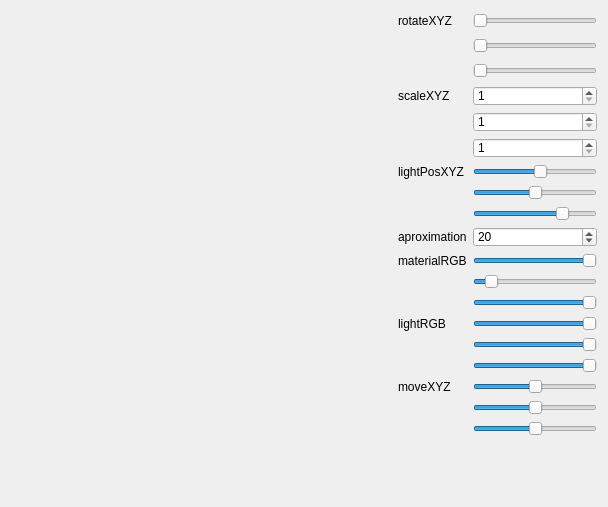
<?xml version="1.0" encoding="UTF-8"?>
<ui version="4.0">
 <class>Window</class>
 <widget class="QWidget" name="Window">
  <property name="geometry">
   <rect>
    <x>0</x>
    <y>0</y>
    <width>599</width>
    <height>507</height>
   </rect>
  </property>
  <property name="windowTitle">
   <string>Window</string>
  </property>
  <layout class="QGridLayout" name="gridLayout_2">
   <item row="0" column="1" rowspan="2">
    <layout class="QGridLayout" name="gridLayout">
     <item row="9" column="0">
      <widget class="QLabel" name="label_4">
       <property name="maximumSize">
        <size>
         <width>74</width>
         <height>20</height>
        </size>
       </property>
       <property name="text">
        <string>aproximation</string>
       </property>
      </widget>
     </item>
     <item row="6" column="1">
      <widget class="QSlider" name="lightPosX">
       <property name="maximumSize">
        <size>
         <width>124</width>
         <height>19</height>
        </size>
       </property>
       <property name="minimum">
        <number>-20</number>
       </property>
       <property name="maximum">
        <number>20</number>
       </property>
       <property name="pageStep">
        <number>1</number>
       </property>
       <property name="value">
        <number>2</number>
       </property>
       <property name="orientation">
        <enum>Qt::Horizontal</enum>
       </property>
      </widget>
     </item>
     <item row="19" column="0">
      <spacer name="verticalSpacer">
       <property name="orientation">
        <enum>Qt::Vertical</enum>
       </property>
       <property name="sizeHint" stdset="0">
        <size>
         <width>20</width>
         <height>40</height>
        </size>
       </property>
      </spacer>
     </item>
     <item row="1" column="1">
      <widget class="QSlider" name="rotationYSlider">
       <property name="minimumSize">
        <size>
         <width>124</width>
         <height>19</height>
        </size>
       </property>
       <property name="maximumSize">
        <size>
         <width>124</width>
         <height>19</height>
        </size>
       </property>
       <property name="maximum">
        <number>360</number>
       </property>
       <property name="singleStep">
        <number>10</number>
       </property>
       <property name="orientation">
        <enum>Qt::Horizontal</enum>
       </property>
      </widget>
     </item>
     <item row="0" column="1">
      <widget class="QSlider" name="rotationXSlider">
       <property name="minimumSize">
        <size>
         <width>124</width>
         <height>19</height>
        </size>
       </property>
       <property name="maximumSize">
        <size>
         <width>124</width>
         <height>19</height>
        </size>
       </property>
       <property name="maximum">
        <number>360</number>
       </property>
       <property name="singleStep">
        <number>10</number>
       </property>
       <property name="orientation">
        <enum>Qt::Horizontal</enum>
       </property>
      </widget>
     </item>
     <item row="13" column="0">
      <widget class="QLabel" name="label_12">
       <property name="maximumSize">
        <size>
         <width>74</width>
         <height>19</height>
        </size>
       </property>
       <property name="text">
        <string>lightRGB</string>
       </property>
      </widget>
     </item>
     <item row="12" column="1">
      <widget class="QSlider" name="materialB">
       <property name="maximumSize">
        <size>
         <width>124</width>
         <height>19</height>
        </size>
       </property>
       <property name="maximum">
        <number>255</number>
       </property>
       <property name="singleStep">
        <number>5</number>
       </property>
       <property name="value">
        <number>255</number>
       </property>
       <property name="orientation">
        <enum>Qt::Horizontal</enum>
       </property>
      </widget>
     </item>
     <item row="3" column="1">
      <widget class="QSpinBox" name="scaleX">
       <property name="maximumSize">
        <size>
         <width>124</width>
         <height>20</height>
        </size>
       </property>
       <property name="minimum">
        <number>1</number>
       </property>
       <property name="maximum">
        <number>5</number>
       </property>
       <property name="value">
        <number>1</number>
       </property>
      </widget>
     </item>
     <item row="2" column="1">
      <widget class="QSlider" name="rotationZSlider">
       <property name="minimumSize">
        <size>
         <width>124</width>
         <height>19</height>
        </size>
       </property>
       <property name="maximumSize">
        <size>
         <width>124</width>
         <height>19</height>
        </size>
       </property>
       <property name="maximum">
        <number>360</number>
       </property>
       <property name="singleStep">
        <number>10</number>
       </property>
       <property name="orientation">
        <enum>Qt::Horizontal</enum>
       </property>
      </widget>
     </item>
     <item row="16" column="1">
      <widget class="QSlider" name="moveX">
       <property name="maximumSize">
        <size>
         <width>124</width>
         <height>19</height>
        </size>
       </property>
       <property name="minimum">
        <number>-10</number>
       </property>
       <property name="maximum">
        <number>10</number>
       </property>
       <property name="orientation">
        <enum>Qt::Horizontal</enum>
       </property>
      </widget>
     </item>
     <item row="17" column="1">
      <widget class="QSlider" name="moveY">
       <property name="maximumSize">
        <size>
         <width>124</width>
         <height>19</height>
        </size>
       </property>
       <property name="minimum">
        <number>-10</number>
       </property>
       <property name="maximum">
        <number>10</number>
       </property>
       <property name="orientation">
        <enum>Qt::Horizontal</enum>
       </property>
      </widget>
     </item>
     <item row="0" column="0">
      <widget class="QLabel" name="label">
       <property name="text">
        <string>rotateXYZ</string>
       </property>
      </widget>
     </item>
     <item row="16" column="0">
      <widget class="QLabel" name="label_13">
       <property name="text">
        <string>moveXYZ</string>
       </property>
      </widget>
     </item>
     <item row="3" column="0">
      <widget class="QLabel" name="label_8">
       <property name="maximumSize">
        <size>
         <width>74</width>
         <height>20</height>
        </size>
       </property>
       <property name="text">
        <string>scaleXYZ</string>
       </property>
      </widget>
     </item>
     <item row="6" column="0">
      <widget class="QLabel" name="label_5">
       <property name="maximumSize">
        <size>
         <width>74</width>
         <height>19</height>
        </size>
       </property>
       <property name="text">
        <string>lightPosXYZ</string>
       </property>
      </widget>
     </item>
     <item row="15" column="1">
      <widget class="QSlider" name="lightB">
       <property name="maximumSize">
        <size>
         <width>124</width>
         <height>19</height>
        </size>
       </property>
       <property name="maximum">
        <number>255</number>
       </property>
       <property name="singleStep">
        <number>5</number>
       </property>
       <property name="value">
        <number>255</number>
       </property>
       <property name="orientation">
        <enum>Qt::Horizontal</enum>
       </property>
      </widget>
     </item>
     <item row="13" column="1">
      <widget class="QSlider" name="lightR">
       <property name="maximumSize">
        <size>
         <width>124</width>
         <height>19</height>
        </size>
       </property>
       <property name="maximum">
        <number>255</number>
       </property>
       <property name="singleStep">
        <number>5</number>
       </property>
       <property name="value">
        <number>255</number>
       </property>
       <property name="orientation">
        <enum>Qt::Horizontal</enum>
       </property>
      </widget>
     </item>
     <item row="11" column="1">
      <widget class="QSlider" name="materialG">
       <property name="maximumSize">
        <size>
         <width>124</width>
         <height>19</height>
        </size>
       </property>
       <property name="maximum">
        <number>255</number>
       </property>
       <property name="singleStep">
        <number>5</number>
       </property>
       <property name="value">
        <number>25</number>
       </property>
       <property name="orientation">
        <enum>Qt::Horizontal</enum>
       </property>
      </widget>
     </item>
     <item row="10" column="0">
      <widget class="QLabel" name="label_11">
       <property name="maximumSize">
        <size>
         <width>74</width>
         <height>19</height>
        </size>
       </property>
       <property name="text">
        <string>materialRGB</string>
       </property>
      </widget>
     </item>
     <item row="14" column="1">
      <widget class="QSlider" name="lightG">
       <property name="maximumSize">
        <size>
         <width>124</width>
         <height>19</height>
        </size>
       </property>
       <property name="maximum">
        <number>255</number>
       </property>
       <property name="singleStep">
        <number>5</number>
       </property>
       <property name="value">
        <number>255</number>
       </property>
       <property name="orientation">
        <enum>Qt::Horizontal</enum>
       </property>
      </widget>
     </item>
     <item row="10" column="1">
      <widget class="QSlider" name="materialR">
       <property name="maximumSize">
        <size>
         <width>124</width>
         <height>19</height>
        </size>
       </property>
       <property name="maximum">
        <number>255</number>
       </property>
       <property name="singleStep">
        <number>5</number>
       </property>
       <property name="value">
        <number>255</number>
       </property>
       <property name="orientation">
        <enum>Qt::Horizontal</enum>
       </property>
      </widget>
     </item>
     <item row="4" column="1">
      <widget class="QSpinBox" name="scaleY">
       <property name="maximumSize">
        <size>
         <width>124</width>
         <height>20</height>
        </size>
       </property>
       <property name="minimum">
        <number>1</number>
       </property>
       <property name="maximum">
        <number>5</number>
       </property>
      </widget>
     </item>
     <item row="5" column="1">
      <widget class="QSpinBox" name="scaleZ">
       <property name="maximumSize">
        <size>
         <width>124</width>
         <height>20</height>
        </size>
       </property>
       <property name="minimum">
        <number>1</number>
       </property>
       <property name="maximum">
        <number>5</number>
       </property>
      </widget>
     </item>
     <item row="9" column="1">
      <widget class="QSpinBox" name="changeAproximation">
       <property name="maximumSize">
        <size>
         <width>124</width>
         <height>20</height>
        </size>
       </property>
       <property name="minimum">
        <number>1</number>
       </property>
       <property name="value">
        <number>20</number>
       </property>
      </widget>
     </item>
     <item row="7" column="1">
      <widget class="QSlider" name="lightPosY">
       <property name="maximumSize">
        <size>
         <width>124</width>
         <height>19</height>
        </size>
       </property>
       <property name="minimum">
        <number>-20</number>
       </property>
       <property name="maximum">
        <number>20</number>
       </property>
       <property name="pageStep">
        <number>2</number>
       </property>
       <property name="orientation">
        <enum>Qt::Horizontal</enum>
       </property>
      </widget>
     </item>
     <item row="8" column="1">
      <widget class="QSlider" name="lightPosZ">
       <property name="maximumSize">
        <size>
         <width>124</width>
         <height>19</height>
        </size>
       </property>
       <property name="minimum">
        <number>-20</number>
       </property>
       <property name="maximum">
        <number>20</number>
       </property>
       <property name="pageStep">
        <number>2</number>
       </property>
       <property name="value">
        <number>10</number>
       </property>
       <property name="orientation">
        <enum>Qt::Horizontal</enum>
       </property>
      </widget>
     </item>
     <item row="18" column="1">
      <widget class="QSlider" name="moveZ">
       <property name="maximumSize">
        <size>
         <width>124</width>
         <height>19</height>
        </size>
       </property>
       <property name="minimum">
        <number>-50</number>
       </property>
       <property name="maximum">
        <number>50</number>
       </property>
       <property name="orientation">
        <enum>Qt::Horizontal</enum>
       </property>
      </widget>
     </item>
    </layout>
   </item>
   <item row="0" column="0" rowspan="2">
    <widget class="MyGLWidget" name="myGLWidget" native="true">
     <property name="minimumSize">
      <size>
       <width>381</width>
       <height>311</height>
      </size>
     </property>
    </widget>
   </item>
  </layout>
 </widget>
 <layoutdefault spacing="6" margin="11"/>
 <customwidgets>
  <customwidget>
   <class>MyGLWidget</class>
   <extends>QWidget</extends>
   <header location="global">myglwidget.h</header>
   <container>1</container>
   <slots>
    <slot>setXRotation(int)</slot>
    <slot>setZRotation(int)</slot>
    <slot>setYRotation(int)</slot>
    <slot>setApproximation(int)</slot>
    <slot>scaleXDirection(int)</slot>
    <slot>scaleYDirection(int)</slot>
    <slot>scaleZDirection(int)</slot>
    <slot>setXLightPos(int)</slot>
    <slot>setYLightPos(int)</slot>
    <slot>setZLightPos(int)</slot>
    <slot>setXMaterialColor(int)</slot>
    <slot>setYMaterialColor(int)</slot>
    <slot>setZMaterialColor(int)</slot>
    <slot>setXLightColor(int)</slot>
    <slot>setYLightColor(int)</slot>
    <slot>setZLightColor(int)</slot>
    <slot>setMaterialShiness(int)</slot>
    <slot>moveXDirection(int)</slot>
    <slot>moveYDirection(int)</slot>
    <slot>moveZDirection(int)</slot>
   </slots>
  </customwidget>
 </customwidgets>
 <resources/>
 <connections>
  <connection>
   <sender>rotationXSlider</sender>
   <signal>valueChanged(int)</signal>
   <receiver>myGLWidget</receiver>
   <slot>setXRotation(int)</slot>
   <hints>
    <hint type="sourcelabel">
     <x>501</x>
     <y>18</y>
    </hint>
    <hint type="destinationlabel">
     <x>277</x>
     <y>18</y>
    </hint>
   </hints>
  </connection>
  <connection>
   <sender>rotationYSlider</sender>
   <signal>valueChanged(int)</signal>
   <receiver>myGLWidget</receiver>
   <slot>setYRotation(int)</slot>
   <hints>
    <hint type="sourcelabel">
     <x>536</x>
     <y>44</y>
    </hint>
    <hint type="destinationlabel">
     <x>304</x>
     <y>44</y>
    </hint>
   </hints>
  </connection>
  <connection>
   <sender>rotationZSlider</sender>
   <signal>valueChanged(int)</signal>
   <receiver>myGLWidget</receiver>
   <slot>setZRotation(int)</slot>
   <hints>
    <hint type="sourcelabel">
     <x>527</x>
     <y>71</y>
    </hint>
    <hint type="destinationlabel">
     <x>331</x>
     <y>71</y>
    </hint>
   </hints>
  </connection>
  <connection>
   <sender>changeAproximation</sender>
   <signal>valueChanged(int)</signal>
   <receiver>myGLWidget</receiver>
   <slot>setApproximation(int)</slot>
   <hints>
    <hint type="sourcelabel">
     <x>499</x>
     <y>245</y>
    </hint>
    <hint type="destinationlabel">
     <x>292</x>
     <y>245</y>
    </hint>
   </hints>
  </connection>
  <connection>
   <sender>scaleX</sender>
   <signal>valueChanged(int)</signal>
   <receiver>myGLWidget</receiver>
   <slot>scaleXDirection(int)</slot>
   <hints>
    <hint type="sourcelabel">
     <x>518</x>
     <y>90</y>
    </hint>
    <hint type="destinationlabel">
     <x>280</x>
     <y>90</y>
    </hint>
   </hints>
  </connection>
  <connection>
   <sender>scaleY</sender>
   <signal>valueChanged(int)</signal>
   <receiver>myGLWidget</receiver>
   <slot>scaleYDirection(int)</slot>
   <hints>
    <hint type="sourcelabel">
     <x>556</x>
     <y>123</y>
    </hint>
    <hint type="destinationlabel">
     <x>309</x>
     <y>123</y>
    </hint>
   </hints>
  </connection>
  <connection>
   <sender>scaleZ</sender>
   <signal>valueChanged(int)</signal>
   <receiver>myGLWidget</receiver>
   <slot>scaleZDirection(int)</slot>
   <hints>
    <hint type="sourcelabel">
     <x>564</x>
     <y>147</y>
    </hint>
    <hint type="destinationlabel">
     <x>324</x>
     <y>147</y>
    </hint>
   </hints>
  </connection>
  <connection>
   <sender>lightPosX</sender>
   <signal>valueChanged(int)</signal>
   <receiver>myGLWidget</receiver>
   <slot>setXLightPos(int)</slot>
   <hints>
    <hint type="sourcelabel">
     <x>504</x>
     <y>176</y>
    </hint>
    <hint type="destinationlabel">
     <x>338</x>
     <y>175</y>
    </hint>
   </hints>
  </connection>
  <connection>
   <sender>lightPosY</sender>
   <signal>valueChanged(int)</signal>
   <receiver>myGLWidget</receiver>
   <slot>setYLightPos(int)</slot>
   <hints>
    <hint type="sourcelabel">
     <x>486</x>
     <y>203</y>
    </hint>
    <hint type="destinationlabel">
     <x>354</x>
     <y>199</y>
    </hint>
   </hints>
  </connection>
  <connection>
   <sender>lightPosZ</sender>
   <signal>valueChanged(int)</signal>
   <receiver>myGLWidget</receiver>
   <slot>setZLightPos(int)</slot>
   <hints>
    <hint type="sourcelabel">
     <x>489</x>
     <y>227</y>
    </hint>
    <hint type="destinationlabel">
     <x>388</x>
     <y>222</y>
    </hint>
   </hints>
  </connection>
  <connection>
   <sender>materialR</sender>
   <signal>valueChanged(int)</signal>
   <receiver>myGLWidget</receiver>
   <slot>setXMaterialColor(int)</slot>
   <hints>
    <hint type="sourcelabel">
     <x>517</x>
     <y>279</y>
    </hint>
    <hint type="destinationlabel">
     <x>348</x>
     <y>274</y>
    </hint>
   </hints>
  </connection>
  <connection>
   <sender>materialG</sender>
   <signal>valueChanged(int)</signal>
   <receiver>myGLWidget</receiver>
   <slot>setYMaterialColor(int)</slot>
   <hints>
    <hint type="sourcelabel">
     <x>501</x>
     <y>295</y>
    </hint>
    <hint type="destinationlabel">
     <x>364</x>
     <y>299</y>
    </hint>
   </hints>
  </connection>
  <connection>
   <sender>materialB</sender>
   <signal>valueChanged(int)</signal>
   <receiver>myGLWidget</receiver>
   <slot>setZMaterialColor(int)</slot>
   <hints>
    <hint type="sourcelabel">
     <x>504</x>
     <y>316</y>
    </hint>
    <hint type="destinationlabel">
     <x>355</x>
     <y>323</y>
    </hint>
   </hints>
  </connection>
  <connection>
   <sender>lightR</sender>
   <signal>valueChanged(int)</signal>
   <receiver>myGLWidget</receiver>
   <slot>setXLightColor(int)</slot>
   <hints>
    <hint type="sourcelabel">
     <x>505</x>
     <y>347</y>
    </hint>
    <hint type="destinationlabel">
     <x>364</x>
     <y>347</y>
    </hint>
   </hints>
  </connection>
  <connection>
   <sender>lightG</sender>
   <signal>valueChanged(int)</signal>
   <receiver>myGLWidget</receiver>
   <slot>setYLightColor(int)</slot>
   <hints>
    <hint type="sourcelabel">
     <x>549</x>
     <y>375</y>
    </hint>
    <hint type="destinationlabel">
     <x>379</x>
     <y>373</y>
    </hint>
   </hints>
  </connection>
  <connection>
   <sender>lightB</sender>
   <signal>valueChanged(int)</signal>
   <receiver>myGLWidget</receiver>
   <slot>setZLightColor(int)</slot>
   <hints>
    <hint type="sourcelabel">
     <x>529</x>
     <y>392</y>
    </hint>
    <hint type="destinationlabel">
     <x>365</x>
     <y>396</y>
    </hint>
   </hints>
  </connection>
  <connection>
   <sender>moveX</sender>
   <signal>valueChanged(int)</signal>
   <receiver>myGLWidget</receiver>
   <slot>moveXDirection(int)</slot>
   <hints>
    <hint type="sourcelabel">
     <x>519</x>
     <y>423</y>
    </hint>
    <hint type="destinationlabel">
     <x>344</x>
     <y>422</y>
    </hint>
   </hints>
  </connection>
  <connection>
   <sender>moveY</sender>
   <signal>valueChanged(int)</signal>
   <receiver>myGLWidget</receiver>
   <slot>moveYDirection(int)</slot>
   <hints>
    <hint type="sourcelabel">
     <x>493</x>
     <y>444</y>
    </hint>
    <hint type="destinationlabel">
     <x>363</x>
     <y>446</y>
    </hint>
   </hints>
  </connection>
  <connection>
   <sender>moveZ</sender>
   <signal>valueChanged(int)</signal>
   <receiver>myGLWidget</receiver>
   <slot>moveZDirection(int)</slot>
   <hints>
    <hint type="sourcelabel">
     <x>494</x>
     <y>477</y>
    </hint>
    <hint type="destinationlabel">
     <x>336</x>
     <y>471</y>
    </hint>
   </hints>
  </connection>
 </connections>
</ui>
